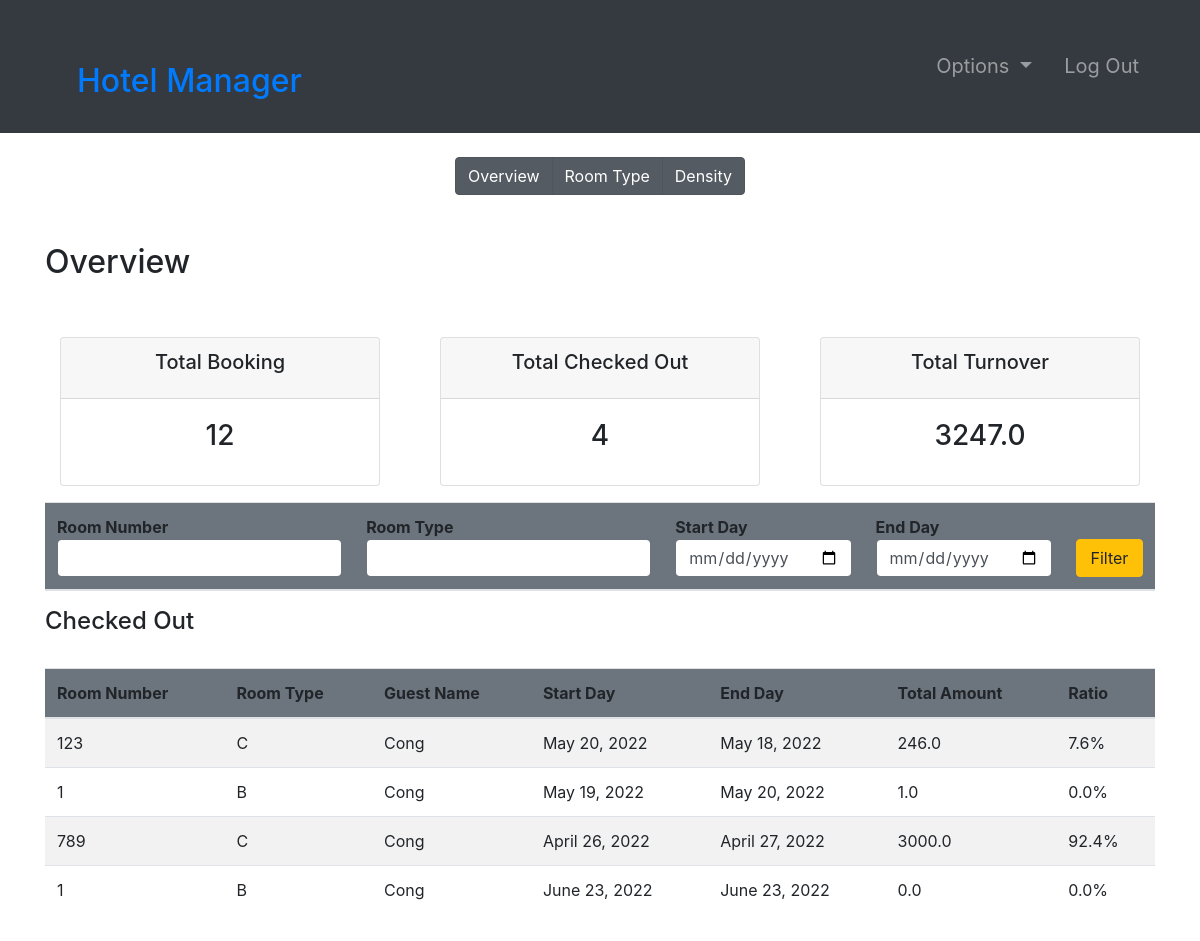
/monthlyReport (signed in), run on the app's committed database.
### room/models.py (models this page shows, shortened)
class Bills(models.Model):
    room = models.ForeignKey(Room, on_delete=models.CASCADE)
    guest = models.ForeignKey(Guest, on_delete=models.CASCADE)
    startDate = models.DateField()
    endDate = models.DateField()
    totalAmount = models.FloatField()
    summary = models.TextField(null=True)
    date = models.DateTimeField(default=timezone.now)

class Room(models.Model):
    ROOM_TYPES = (
        ('A', 'A'),
        ('B', 'B'),
        ('C', 'C'),
    )
    number = models.IntegerField(primary_key=True)
    capacity = models.SmallIntegerField()
    numberOfBeds = models.SmallIntegerField()
    roomType = models.CharField(max_length=20, choices=ROOM_TYPES)
    price = models.FloatField()
    statusStartDate = models.DateField(null=True)
    statusEndDate = models.DateField(null=True)

### accounts/models.py (models this page shows, shortened)
class Guest(models.Model):
    user = models.OneToOneField(User, null=True, on_delete=models.CASCADE)
    phoneNumber = PhoneNumberField(unique=True)

### room/views.py (the view, shortened to what this page needs)
# urls.py: path('monthlyReport', monthlyReport, name="monthlyReport"),
@login_required(login_url='login')
def monthlyReport(request):
    role = str(request.user.groups.all()[0])
    path = role + "/"
    bills = Bills.objects.all()
    bookings = Booking.objects.all()
    total_turnover = 0.00000001
    ratio = {}
    for bill in bills:
        total_turnover += bill.totalAmount
    for bill in bills:
        ratio[bill] = round(bill.totalAmount / total_turnover * 100, 1)
    total_turnover = round(total_turnover, 1)
    context = {
        "role": role,
        'bookings': bookings,
        "total_bookings": len(bookings),
        "total_checked_out": len(bills),
        "total_turnover": total_turnover,
        "bills": bills,
        "ratio": ratio
    }
    return render(request, path + "monthly_report.html", context)

### Templates/admin/monthly_report.html (shortened to what this page needs)
{% extends '../index.html' %}
{% block context %}
<br>
<div class="col d-flex justify-content-center">
    <div class="btn-group btn-group-toggle" data-toggle="buttons">
        <a class="btn btn-secondary active" href="{% url 'monthlyReport' %}">Overview</a>
        <a class="btn btn-secondary active" href="{% url 'roomTypeReport' %}">Room Type</a>
        <a class="btn btn-secondary active" href="{% url 'densityReport' %}">Density</a>
    </div>
</div>
<div class="container py-5">
    <div class="table-header row">
        <div class="col-sm-12 col-md-12 col-lg-4 mb-4">
            <h2>Overview</h2>
        </div>
    </div>
    <br>
    <div class="row">
        <div class="col">
            <div class="col-md">
                <div class="card text-center text-black  mb-3" id="total-orders">
                    <div class="card-header">
                        <h5 class="card-title">Total Booking</h5>
                    </div>
                    <div class="card-body">
                        <h3 class="card-title">{{ total_bookings }}</h3>
                    </div>
                </div>
            </div>
        </div>
        <div class="col">
            <div class="col-md">
                <div class="card text-center text-black  mb-3" id="orders-delivered">
                    <div class="card-header">
                        <h5 class="card-title">Total Checked Out</h5>
                    </div>
                    <div class="card-body">
                        <h3 class="card-title">{{ total_checked_out }}</h3>
                    </div>
                </div>
            </div>
        </div>
        <div class="col">
            <div class="col-md">
                <div class="card text-center text-black  mb-3" id="orders-pending">
                    <div class="card-header">
                        <h5 class="card-title">Total Turnover</h5>
                    </div>
                    <div class="card-body">
                        <h3 class="card-title">{{ total_turnover }}</h3>
                    </div>
                </div>
            </div>
        </div>
    </div>
    <table class="table table-hover table-striped">
        <thead class="bg-secondary rounded">
            <tr>
                <form action="" method="POST">
                    <th>Room Number<input type="number" min="0" name="number" value="{{number}}"
                            class="form-control border border-secondary"></th>
                    <th>Room Type<input type="text" name="type" value="{{type}}" list="roomTypes"
                            class="form-control border border-secondary">
                    </th>
                    <th>Start Day<input type="date" name="fd" value="{{fd}}"
                            class="form-control border border-secondary"></th>
                    <th>End Day<input type="date" name="ed" value="{{ed}}" class="form-control border border-secondary">
                    </th>
                    <th><button type="submit" name="filter" class="btn btn-warning w-100">Filter</button></th>
                </form>
            </tr>
        </thead>
    </table>
    <div class="table-header row">
        <div class="col-sm-12 col-md-12 col-lg-4 mb-4">
            <h4>Checked Out</h4>
        </div>
    </div>
    <table class="table table-hover table-striped">
        <thead class="bg-secondary rounded">
            <tr>
                <th>Room Number</th>
                <th>Room Type</th>
                <th>Guest Name</th>
                <th>Start Day</th>
                <th>End Day</th>
                <th>Total Amount</th>
                <th>Ratio</th>
            </tr>
        </thead>
        <tbody>
            {% for bill in bills %}
            <tr>
                <td>{{bill.room.number}}</td>
                <td>{{bill.room.roomType}}</td>
                <td>{{bill.guest.user.first_name}}</td>
                <td>{{ bill.startDate }}</td>
                <td>{{ bill.endDate }}</td>
                <td>{{ bill.totalAmount }}</td>
                <td>
                    {% for key, value in ratio.items %}
                    {% if key == bill %}
                    {{ value }}%
                    {% endif %}
                    {% endfor %}
                </td>
            </tr>
            {% endfor %}
        </tbody>
    </table>
</div>
{% endblock %}

### static/css/main.css (style rules this page uses)
* { margin: 0; padding: 0; -webkit-font-smoothing: antialiased; }
body { position: relative; }

### data on the page
Bills: room.number "123", room.roomType "C", guest.user.first_name "Cong", startDate "May 20, 2022", endDate "May 18, 2022", totalAmount "246.0", value "7.6"
Bills: room.number "1", room.roomType "B", guest.user.first_name "Cong", startDate "May 19, 2022", endDate "May 20, 2022", totalAmount "1.0", value "0.0"
Bills: room.number "789", room.roomType "C", guest.user.first_name "Cong", startDate "April 26, 2022", endDate "April 27, 2022", totalAmount "3000.0", value "92.4"
Bills: room.number "1", room.roomType "B", guest.user.first_name "Cong", startDate "June 23, 2022", endDate "June 23, 2022", totalAmount "0.0"

### other printed values
{{ total_bookings }} "12"
{{ total_checked_out }} "4"
{{ total_turnover }} "3247.0"
